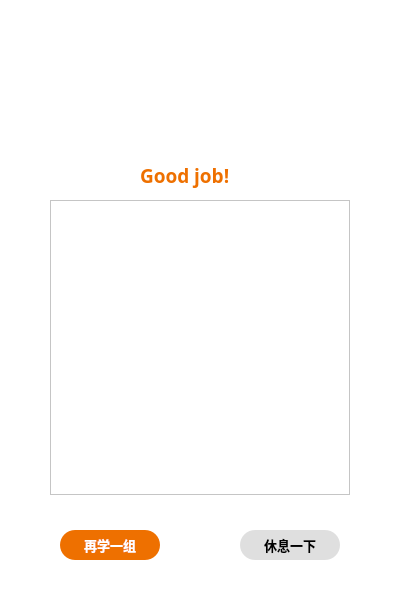
  <widget class="QWidget" name="finish" native="true">
   <property name="geometry">
    <rect>
     <x>0</x>
     <y>-600</y>
     <width>400</width>
     <height>600</height>
    </rect>
   </property>
   <property name="styleSheet">
    <string notr="true">background-color: rgb(255, 255, 255);</string>
   </property>
   <widget class="QListWidget" name="listWidget">
    <property name="geometry">
     <rect>
      <x>50</x>
      <y>200</y>
      <width>300</width>
      <height>295</height>
     </rect>
    </property>
    <property name="font">
     <font>
      <pointsize>12</pointsize>
      <weight>75</weight>
      <bold>true</bold>
     </font>
    </property>
    <property name="lineWidth">
     <number>2</number>
    </property>
    <property name="editTriggers">
     <set>QAbstractItemView::NoEditTriggers</set>
    </property>
    <property name="selectionBehavior">
     <enum>QAbstractItemView::SelectRows</enum>
    </property>
   </widget>
   <widget class="QPushButton" name="more">
    <property name="geometry">
     <rect>
      <x>60</x>
      <y>530</y>
      <width>100</width>
      <height>30</height>
     </rect>
    </property>
    <property name="font">
     <font>
      <family>宋体</family>
      <pointsize>10</pointsize>
      <weight>75</weight>
      <bold>true</bold>
     </font>
    </property>
    <property name="styleSheet">
     <string notr="true">border-radius:15px;
color: rgb(255, 255, 255);
background-color: rgb(238, 112, 0);
</string>
    </property>
    <property name="text">
     <string>再学一组</string>
    </property>
   </widget>
   <widget class="QPushButton" name="rest">
    <property name="geometry">
     <rect>
      <x>240</x>
      <y>530</y>
      <width>100</width>
      <height>30</height>
     </rect>
    </property>
    <property name="font">
     <font>
      <family>宋体</family>
      <pointsize>10</pointsize>
      <weight>75</weight>
      <bold>true</bold>
     </font>
    </property>
    <property name="styleSheet">
     <string notr="true">border-radius:15px;
background-color: rgb(223, 223, 223);
</string>
    </property>
    <property name="text">
     <string>休息一下</string>
    </property>
   </widget>
   <widget class="QLabel" name="label_44">
    <property name="geometry">
     <rect>
      <x>150</x>
      <y>50</y>
      <width>100</width>
      <height>100</height>
     </rect>
    </property>
    <property name="font">
     <font>
      <family>Arial</family>
      <pointsize>19</pointsize>
      <weight>75</weight>
      <bold>true</bold>
     </font>
    </property>
    <property name="styleSheet">
     <string notr="true">border-image: url(:/icon/house.png);
</string>
    </property>
    <property name="frameShape">
     <enum>QFrame::NoFrame</enum>
    </property>
    <property name="text">
     <string/>
    </property>
   </widget>
   <widget class="QLabel" name="label_45">
    <property name="geometry">
     <rect>
      <x>140</x>
      <y>160</y>
      <width>120</width>
      <height>30</height>
     </rect>
    </property>
    <property name="font">
     <font>
      <family>楷体</family>
      <pointsize>14</pointsize>
      <weight>75</weight>
      <bold>true</bold>
     </font>
    </property>
    <property name="styleSheet">
     <string notr="true">color: rgb(238, 112, 0);</string>
    </property>
    <property name="text">
     <string>Good job!</string>
    </property>
   </widget>
   <widget class="QLabel" name="label_46">
    <property name="geometry">
     <rect>
      <x>340</x>
      <y>10</y>
      <width>50</width>
      <height>50</height>
     </rect>
    </property>
    <property name="styleSheet">
     <string notr="true">border-image: url(:/icon/sun.png);</string>
    </property>
    <property name="text">
     <string/>
    </property>
   </widget>
   <widget class="QLabel" name="label_47">
    <property name="geometry">
     <rect>
      <x>10</x>
      <y>10</y>
      <width>50</width>
      <height>50</height>
     </rect>
    </property>
    <property name="styleSheet">
     <string notr="true">border-image: url(:/icon/cloud3.png);</string>
    </property>
    <property name="text">
     <string/>
    </property>
   </widget>
   <widget class="QLabel" name="label_48">
    <property name="geometry">
     <rect>
      <x>60</x>
      <y>0</y>
      <width>50</width>
      <height>50</height>
     </rect>
    </property>
    <property name="styleSheet">
     <string notr="true">border-image: url(:/icon/cloud3.png);</string>
    </property>
    <property name="text">
     <string/>
    </property>
   </widget>
  </widget>
